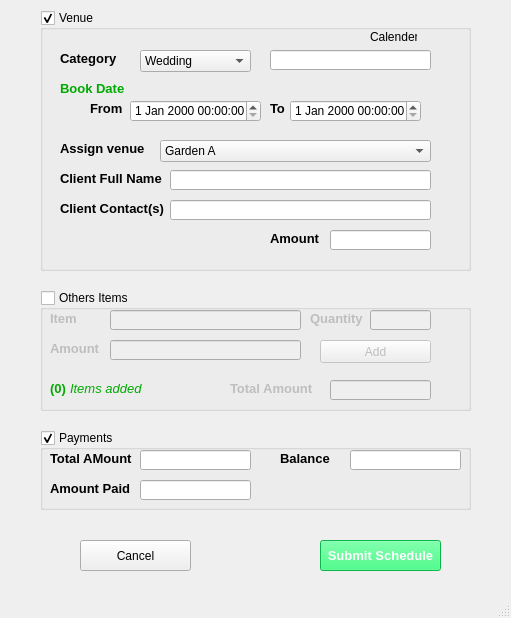
<?xml version="1.0" encoding="UTF-8"?>
<ui version="4.0">
 <class>MainWindow</class>
 <widget class="QMainWindow" name="MainWindow">
  <property name="geometry">
   <rect>
    <x>0</x>
    <y>0</y>
    <width>511</width>
    <height>618</height>
   </rect>
  </property>
  <property name="windowTitle">
   <string>MainWindow</string>
  </property>
  <widget class="QWidget" name="centralwidget">
   <widget class="QGroupBox" name="groupBox">
    <property name="geometry">
     <rect>
      <x>40</x>
      <y>10</y>
      <width>431</width>
      <height>261</height>
     </rect>
    </property>
    <property name="title">
     <string>Venue</string>
    </property>
    <property name="flat">
     <bool>false</bool>
    </property>
    <property name="checkable">
     <bool>true</bool>
    </property>
    <widget class="QStackedWidget" name="stackedWidget">
     <property name="geometry">
      <rect>
       <x>10</x>
       <y>20</y>
       <width>401</width>
       <height>231</height>
      </rect>
     </property>
     <property name="toolTip">
      <string>View available slots on calender</string>
     </property>
     <property name="currentIndex">
      <number>0</number>
     </property>
     <widget class="QWidget" name="page">
      <widget class="QLabel" name="label_2">
       <property name="geometry">
        <rect>
         <x>10</x>
         <y>20</y>
         <width>61</width>
         <height>16</height>
        </rect>
       </property>
       <property name="font">
        <font>
         <family>Arial</family>
         <pointsize>10</pointsize>
         <weight>75</weight>
         <bold>true</bold>
        </font>
       </property>
       <property name="text">
        <string>Category</string>
       </property>
      </widget>
      <widget class="QLabel" name="label_3">
       <property name="geometry">
        <rect>
         <x>320</x>
         <y>0</y>
         <width>47</width>
         <height>13</height>
        </rect>
       </property>
       <property name="text">
        <string>Calender</string>
       </property>
      </widget>
      <widget class="QComboBox" name="comboBox">
       <property name="geometry">
        <rect>
         <x>90</x>
         <y>20</y>
         <width>111</width>
         <height>22</height>
        </rect>
       </property>
       <item>
        <property name="text">
         <string>Wedding</string>
        </property>
       </item>
       <item>
        <property name="text">
         <string>Birthday</string>
        </property>
       </item>
       <item>
        <property name="text">
         <string>Other</string>
        </property>
       </item>
      </widget>
      <widget class="QLineEdit" name="lineEdit">
       <property name="geometry">
        <rect>
         <x>220</x>
         <y>20</y>
         <width>161</width>
         <height>20</height>
        </rect>
       </property>
      </widget>
      <widget class="QLabel" name="label_4">
       <property name="geometry">
        <rect>
         <x>10</x>
         <y>50</y>
         <width>71</width>
         <height>16</height>
        </rect>
       </property>
       <property name="font">
        <font>
         <family>Arial</family>
         <pointsize>10</pointsize>
         <weight>75</weight>
         <bold>true</bold>
        </font>
       </property>
       <property name="styleSheet">
        <string notr="true">color: rgb(0, 170, 0);</string>
       </property>
       <property name="text">
        <string>Book Date</string>
       </property>
      </widget>
      <widget class="QLabel" name="label_5">
       <property name="geometry">
        <rect>
         <x>40</x>
         <y>70</y>
         <width>71</width>
         <height>16</height>
        </rect>
       </property>
       <property name="font">
        <font>
         <family>Arial</family>
         <pointsize>10</pointsize>
         <weight>75</weight>
         <bold>true</bold>
        </font>
       </property>
       <property name="text">
        <string>From</string>
       </property>
      </widget>
      <widget class="QLabel" name="label_6">
       <property name="geometry">
        <rect>
         <x>220</x>
         <y>70</y>
         <width>31</width>
         <height>16</height>
        </rect>
       </property>
       <property name="font">
        <font>
         <family>Arial</family>
         <pointsize>10</pointsize>
         <weight>75</weight>
         <bold>true</bold>
        </font>
       </property>
       <property name="text">
        <string>To</string>
       </property>
      </widget>
      <widget class="QDateTimeEdit" name="dateTimeEdit">
       <property name="geometry">
        <rect>
         <x>80</x>
         <y>70</y>
         <width>131</width>
         <height>22</height>
        </rect>
       </property>
      </widget>
      <widget class="QDateTimeEdit" name="dateTimeEdit_2">
       <property name="geometry">
        <rect>
         <x>240</x>
         <y>70</y>
         <width>131</width>
         <height>22</height>
        </rect>
       </property>
      </widget>
      <widget class="QLabel" name="label_7">
       <property name="geometry">
        <rect>
         <x>10</x>
         <y>110</y>
         <width>101</width>
         <height>16</height>
        </rect>
       </property>
       <property name="font">
        <font>
         <family>Arial</family>
         <pointsize>10</pointsize>
         <weight>75</weight>
         <bold>true</bold>
        </font>
       </property>
       <property name="text">
        <string>Assign venue</string>
       </property>
      </widget>
      <widget class="QComboBox" name="comboBox_2">
       <property name="geometry">
        <rect>
         <x>110</x>
         <y>110</y>
         <width>271</width>
         <height>22</height>
        </rect>
       </property>
       <item>
        <property name="text">
         <string>Garden A</string>
        </property>
       </item>
       <item>
        <property name="text">
         <string>Garden B</string>
        </property>
       </item>
       <item>
        <property name="text">
         <string>Garden C</string>
        </property>
       </item>
      </widget>
      <widget class="QLabel" name="label_8">
       <property name="geometry">
        <rect>
         <x>10</x>
         <y>140</y>
         <width>111</width>
         <height>16</height>
        </rect>
       </property>
       <property name="font">
        <font>
         <family>Arial</family>
         <pointsize>10</pointsize>
         <weight>75</weight>
         <bold>true</bold>
        </font>
       </property>
       <property name="text">
        <string>Client Full Name</string>
       </property>
      </widget>
      <widget class="QLineEdit" name="lineEdit_2">
       <property name="geometry">
        <rect>
         <x>120</x>
         <y>140</y>
         <width>261</width>
         <height>20</height>
        </rect>
       </property>
      </widget>
      <widget class="QLabel" name="label_9">
       <property name="geometry">
        <rect>
         <x>10</x>
         <y>170</y>
         <width>111</width>
         <height>16</height>
        </rect>
       </property>
       <property name="font">
        <font>
         <family>Arial</family>
         <pointsize>10</pointsize>
         <weight>75</weight>
         <bold>true</bold>
        </font>
       </property>
       <property name="text">
        <string>Client Contact(s)</string>
       </property>
      </widget>
      <widget class="QLineEdit" name="lineEdit_3">
       <property name="geometry">
        <rect>
         <x>120</x>
         <y>170</y>
         <width>261</width>
         <height>20</height>
        </rect>
       </property>
      </widget>
      <widget class="QLineEdit" name="lineEdit_4">
       <property name="geometry">
        <rect>
         <x>280</x>
         <y>200</y>
         <width>101</width>
         <height>20</height>
        </rect>
       </property>
      </widget>
      <widget class="QLabel" name="label_10">
       <property name="geometry">
        <rect>
         <x>220</x>
         <y>200</y>
         <width>61</width>
         <height>16</height>
        </rect>
       </property>
       <property name="font">
        <font>
         <family>Arial</family>
         <pointsize>10</pointsize>
         <weight>75</weight>
         <bold>true</bold>
        </font>
       </property>
       <property name="text">
        <string>Amount</string>
       </property>
      </widget>
     </widget>
     <widget class="QWidget" name="page_2">
      <widget class="QCalendarWidget" name="calendarWidget">
       <property name="geometry">
        <rect>
         <x>60</x>
         <y>20</y>
         <width>291</width>
         <height>201</height>
        </rect>
       </property>
      </widget>
      <widget class="QLabel" name="label">
       <property name="geometry">
        <rect>
         <x>160</x>
         <y>0</y>
         <width>81</width>
         <height>16</height>
        </rect>
       </property>
       <property name="text">
        <string>Occupied Dates</string>
       </property>
      </widget>
     </widget>
    </widget>
   </widget>
   <widget class="QGroupBox" name="groupBox_3">
    <property name="geometry">
     <rect>
      <x>40</x>
      <y>290</y>
      <width>431</width>
      <height>121</height>
     </rect>
    </property>
    <property name="title">
     <string>Others Items</string>
    </property>
    <property name="flat">
     <bool>false</bool>
    </property>
    <property name="checkable">
     <bool>true</bool>
    </property>
    <property name="checked">
     <bool>false</bool>
    </property>
    <widget class="QLineEdit" name="lineEdit_5">
     <property name="geometry">
      <rect>
       <x>290</x>
       <y>90</y>
       <width>101</width>
       <height>20</height>
      </rect>
     </property>
     <property name="readOnly">
      <bool>true</bool>
     </property>
    </widget>
    <widget class="QLabel" name="label_11">
     <property name="geometry">
      <rect>
       <x>190</x>
       <y>90</y>
       <width>91</width>
       <height>16</height>
      </rect>
     </property>
     <property name="font">
      <font>
       <family>Arial</family>
       <pointsize>10</pointsize>
       <weight>75</weight>
       <bold>true</bold>
      </font>
     </property>
     <property name="text">
      <string>Total Amount</string>
     </property>
    </widget>
    <widget class="QLineEdit" name="lineEdit_6">
     <property name="geometry">
      <rect>
       <x>70</x>
       <y>20</y>
       <width>191</width>
       <height>20</height>
      </rect>
     </property>
    </widget>
    <widget class="QLabel" name="label_12">
     <property name="geometry">
      <rect>
       <x>10</x>
       <y>20</y>
       <width>31</width>
       <height>16</height>
      </rect>
     </property>
     <property name="font">
      <font>
       <family>Arial</family>
       <pointsize>10</pointsize>
       <weight>75</weight>
       <bold>true</bold>
      </font>
     </property>
     <property name="text">
      <string>Item</string>
     </property>
    </widget>
    <widget class="QLineEdit" name="lineEdit_7">
     <property name="geometry">
      <rect>
       <x>330</x>
       <y>20</y>
       <width>61</width>
       <height>20</height>
      </rect>
     </property>
     <property name="text">
      <string/>
     </property>
    </widget>
    <widget class="QLabel" name="label_13">
     <property name="geometry">
      <rect>
       <x>270</x>
       <y>20</y>
       <width>61</width>
       <height>16</height>
      </rect>
     </property>
     <property name="font">
      <font>
       <family>Arial</family>
       <pointsize>10</pointsize>
       <weight>75</weight>
       <bold>true</bold>
      </font>
     </property>
     <property name="text">
      <string>Quantity</string>
     </property>
    </widget>
    <widget class="QPushButton" name="pushButton">
     <property name="geometry">
      <rect>
       <x>280</x>
       <y>50</y>
       <width>111</width>
       <height>23</height>
      </rect>
     </property>
     <property name="text">
      <string>Add</string>
     </property>
     <property name="icon">
      <iconset>
       <normaloff>C:/Users/Paul/Documents/assets/icons/wireframe/circledplus.png</normaloff>C:/Users/Paul/Documents/assets/icons/wireframe/circledplus.png</iconset>
     </property>
    </widget>
    <widget class="QLabel" name="label_14">
     <property name="geometry">
      <rect>
       <x>10</x>
       <y>90</y>
       <width>16</width>
       <height>16</height>
      </rect>
     </property>
     <property name="font">
      <font>
       <family>Arial</family>
       <pointsize>10</pointsize>
       <weight>75</weight>
       <bold>true</bold>
      </font>
     </property>
     <property name="styleSheet">
      <string notr="true">color: rgb(0, 170, 0);</string>
     </property>
     <property name="text">
      <string>(0)</string>
     </property>
    </widget>
    <widget class="QLabel" name="label_15">
     <property name="geometry">
      <rect>
       <x>30</x>
       <y>90</y>
       <width>81</width>
       <height>16</height>
      </rect>
     </property>
     <property name="font">
      <font>
       <family>Arial</family>
       <pointsize>10</pointsize>
       <weight>50</weight>
       <italic>true</italic>
       <bold>false</bold>
      </font>
     </property>
     <property name="styleSheet">
      <string notr="true">color: rgb(85, 255, 0);
color: rgb(0, 170, 0);</string>
     </property>
     <property name="text">
      <string>Items added</string>
     </property>
    </widget>
    <widget class="QLineEdit" name="lineEdit_11">
     <property name="geometry">
      <rect>
       <x>70</x>
       <y>50</y>
       <width>191</width>
       <height>20</height>
      </rect>
     </property>
     <property name="text">
      <string/>
     </property>
    </widget>
    <widget class="QLabel" name="label_19">
     <property name="geometry">
      <rect>
       <x>10</x>
       <y>50</y>
       <width>61</width>
       <height>16</height>
      </rect>
     </property>
     <property name="font">
      <font>
       <family>Arial</family>
       <pointsize>10</pointsize>
       <weight>75</weight>
       <bold>true</bold>
      </font>
     </property>
     <property name="text">
      <string>Amount</string>
     </property>
    </widget>
   </widget>
   <widget class="QGroupBox" name="groupBox_4">
    <property name="geometry">
     <rect>
      <x>40</x>
      <y>430</y>
      <width>431</width>
      <height>80</height>
     </rect>
    </property>
    <property name="title">
     <string>Payments</string>
    </property>
    <property name="flat">
     <bool>false</bool>
    </property>
    <property name="checkable">
     <bool>true</bool>
    </property>
    <property name="checked">
     <bool>true</bool>
    </property>
    <widget class="QLineEdit" name="lineEdit_8">
     <property name="geometry">
      <rect>
       <x>100</x>
       <y>20</y>
       <width>111</width>
       <height>20</height>
      </rect>
     </property>
     <property name="readOnly">
      <bool>true</bool>
     </property>
    </widget>
    <widget class="QLabel" name="label_16">
     <property name="geometry">
      <rect>
       <x>10</x>
       <y>20</y>
       <width>91</width>
       <height>16</height>
      </rect>
     </property>
     <property name="font">
      <font>
       <family>Arial</family>
       <pointsize>10</pointsize>
       <weight>75</weight>
       <bold>true</bold>
      </font>
     </property>
     <property name="text">
      <string>Total AMount</string>
     </property>
    </widget>
    <widget class="QLabel" name="label_17">
     <property name="geometry">
      <rect>
       <x>240</x>
       <y>20</y>
       <width>61</width>
       <height>16</height>
      </rect>
     </property>
     <property name="font">
      <font>
       <family>Arial</family>
       <pointsize>10</pointsize>
       <weight>75</weight>
       <bold>true</bold>
      </font>
     </property>
     <property name="text">
      <string>Balance</string>
     </property>
    </widget>
    <widget class="QLineEdit" name="lineEdit_9">
     <property name="geometry">
      <rect>
       <x>310</x>
       <y>20</y>
       <width>111</width>
       <height>20</height>
      </rect>
     </property>
     <property name="readOnly">
      <bool>true</bool>
     </property>
    </widget>
    <widget class="QLabel" name="label_18">
     <property name="geometry">
      <rect>
       <x>10</x>
       <y>50</y>
       <width>91</width>
       <height>16</height>
      </rect>
     </property>
     <property name="font">
      <font>
       <family>Arial</family>
       <pointsize>10</pointsize>
       <weight>75</weight>
       <bold>true</bold>
      </font>
     </property>
     <property name="text">
      <string>Amount Paid</string>
     </property>
    </widget>
    <widget class="QLineEdit" name="lineEdit_10">
     <property name="geometry">
      <rect>
       <x>100</x>
       <y>50</y>
       <width>111</width>
       <height>20</height>
      </rect>
     </property>
     <property name="readOnly">
      <bool>false</bool>
     </property>
    </widget>
   </widget>
   <widget class="QPushButton" name="pushButton_2">
    <property name="geometry">
     <rect>
      <x>320</x>
      <y>540</y>
      <width>121</width>
      <height>31</height>
     </rect>
    </property>
    <property name="font">
     <font>
      <pointsize>10</pointsize>
      <weight>75</weight>
      <bold>true</bold>
     </font>
    </property>
    <property name="styleSheet">
     <string notr="true">background-color: rgb(0, 170, 0);
color: rgb(255, 255, 255);
background-color: rgb(14, 255, 102);</string>
    </property>
    <property name="text">
     <string>Submit Schedule</string>
    </property>
   </widget>
   <widget class="QPushButton" name="pushButton_3">
    <property name="geometry">
     <rect>
      <x>80</x>
      <y>540</y>
      <width>111</width>
      <height>31</height>
     </rect>
    </property>
    <property name="text">
     <string>Cancel</string>
    </property>
   </widget>
  </widget>
  <widget class="QMenuBar" name="menubar">
   <property name="geometry">
    <rect>
     <x>0</x>
     <y>0</y>
     <width>511</width>
     <height>21</height>
    </rect>
   </property>
  </widget>
  <widget class="QStatusBar" name="statusbar"/>
 </widget>
 <resources/>
 <connections/>
</ui>
